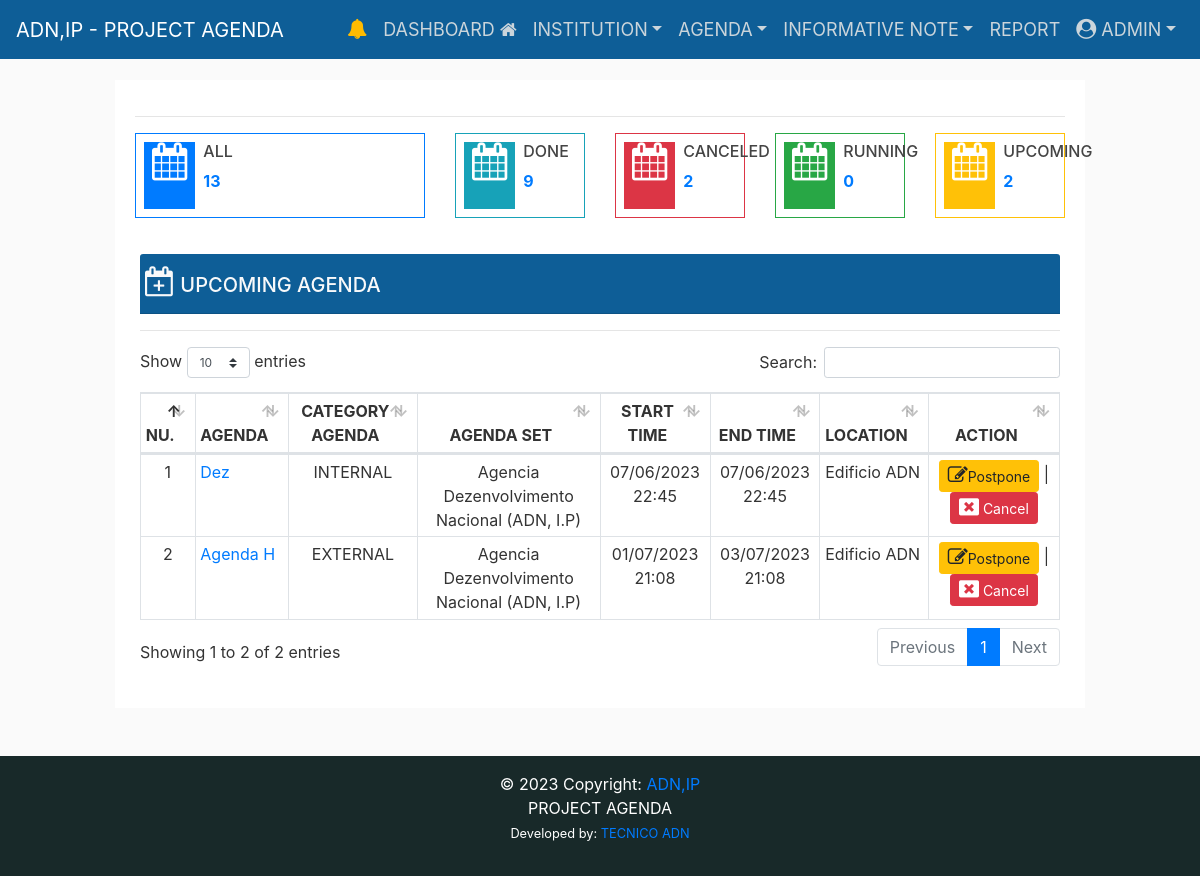
The app's page /upcoming-agenda/ (signed in) with its own data.
### eventapps/authentication/models.py (models this page shows)
class User(AbstractUser):
    is_dei = models.BooleanField(default=False, verbose_name='Director')
    is_adj = models.BooleanField(default=False, verbose_name='Adjunto')
    is_uga = models.BooleanField(default=False, verbose_name='UGA')
    is_uap = models.BooleanField(default=False, verbose_name='UAP')
    is_ucvq = models.BooleanField(default=False, verbose_name='UCVQ')
    is_uedc = models.BooleanField(default=False, verbose_name='UEDC')
    is_secretary = models.BooleanField(
        default=False, verbose_name='SECRETARY')
    is_media = models.BooleanField(default=False, verbose_name='MEDIA')

### eventapps/event/models.py (models this page shows, shortened)
class Agenda(models.Model):
    user = models.ForeignKey(
        User, on_delete=models.CASCADE, related_name="agenda")
    title = models.CharField(
        max_length=255, unique=True, verbose_name='Agenda')
    title_slug = models.SlugField(
        max_length=255, null=False, unique=True, verbose_name='Title-Slug')
    catagenda = models.ForeignKey(
        CatAgenda, on_delete=models.CASCADE, related_name="agenda", verbose_name="Category Agenda")
    institution = models.ForeignKey(
        Institution, on_delete=models.CASCADE, related_name="agenda", verbose_name="Institution")
    start_time = models.DateTimeField()
    end_time = models.DateTimeField()
    location = models.CharField(max_length=255, null=False, blank=True)
    observation = models.TextField(null=False, blank=True)
    is_cancel = models.BooleanField(default=False)
    is_active = models.BooleanField(default=True)
    STATUS = (
        ('Pending', 'Pending'),
        ('Read', 'Read'),
    )
    status = models.CharField(max_length=20, choices=STATUS)
    created_at = models.DateTimeField(auto_now_add=True)
    updated_at = models.DateTimeField(auto_now=True)
    class Meta:
        verbose_name_plural = ("Agenda")
        ordering = ('-start_time', )

class CatAgenda(models.Model):
    name_category = models.CharField(
        max_length=200, unique=True, verbose_name='Category Agenda')
    name_category_slug = models.CharField(
        max_length=255, null=True, unique=True, verbose_name='Category Agenda Slug')
    class Meta:
        verbose_name_plural = ("Category Agenda")
    def __str__(self):
        return str(self.name_category)

### eventapps/institute/models.py (models this page shows)
class Institution(models.Model):
    name_institution = models.CharField(
        max_length=255, null=True, verbose_name="Institution Name:")
    class Meta:
        verbose_name_plural = ("Institution Invited")
    def __str__(self):
        return str(self.name_institution)

### eventapps/event/views.py (the view)
# urls.py: path('upcoming-agenda/', views.upcomingAgenda_list,
@login_required(login_url="/login/")
def upcomingAgenda_list(request):
    context = {
    }
    return render(request, 'event/upcoming_agenda.html', context)

### eventapps/templates/event/upcoming_agenda.html (shortened to what this page needs)
{% extends "layouts/base.html" %}
{% load static %}
{% block content %}
<div class="row d-flex justify-content-center ">
  <div class="col-sm-12">
    <div class="border-info shadow-lg bg-white">
      <div class="card-body">
        <hr />
        <div class="row">
          <div class="col-md-6 col-lg-4">
            <div class="widget-small border border-primary d-flex justify-content-left p-2">
              <i class="icon fa fa fa-calendar fa-2x pl-2 pr-2 bg-primary"
                style="font-size:38px;color:rgb(255, 255, 255)"></i>
              <div class="pl-2">
                <a href="{%url 'completedAgenda_list' %}">
                  <h6>ALL</h6>
                  <p><b>{{ agenda_count }}</b></p>
                </a>
              </div>
            </div>
          </div>
          <div class="col-md-6 col-lg-2">
            <div class="widget-small border border-info d-flex justify-content-left p-2">
              <i class="icon fa fa fa-calendar fa-2x pl-2 pr-2 bg-info"
                style="font-size:38px;color:rgb(255, 255, 255)"></i>
              <div class="pl-2">
                <a href="{%url 'concludedAgenda_list' %}">
                  <h6>DONE</h6>
                  <p><b>{{ concluded_agenda_count }}</b></p>
                </a>
              </div>
            </div>
          </div>
          <div class="col-md-6 col-lg-2">
            <div class="widget-small border border-danger d-flex justify-content-left p-2">
              <i class="icon fa fa fa-calendar fa-2x pl-2 pr-2 bg-danger"
                style="font-size:38px;color:rgb(255, 255, 255)"></i>
              <div class="pl-2">
                <a href="{%url 'canceledAgenda_list' %}">
                  <h6>CANCELED</h6>
                  <p><b>{{ canceled_agenda_count}}</b></p>
                </a>
              </div>
            </div>
          </div>
          <div class="col-md-6 col-lg-2">
            <div class="widget-small border border-success d-flex justify-content-left p-2">
              <i class="icon fa fa-calendar fa-2x pl-2 pr-2 bg-success "
                style="font-size:38px;color:rgb(255, 255, 255)"></i>
              <div class="pl-2">
                <a href="{%url 'runningAgenda_list' %}">
                  <h6>RUNNING</h6>
                  <p><b>{{ running_agenda_count }}</b></p>
                </a>
              </div>
            </div>
          </div>
          <div class="col-md-6 col-lg-2">
            <div class="widget-small border border-warning d-flex justify-content-left p-2">
              <i class="icon fa fa-calendar fa-2x pl-2 pr-2 bg-warning "
                style="font-size:38px;color:rgb(255, 255, 255)"></i>
              <div class="pl-2">
                <a href="{%url 'upcomingAgenda_list' %}">
                  <h6>UPCOMING</h6>
                  <p><b>{{ upcoming_agenda_count }}</b></p>
                </a>
              </div>
            </div>
          </div>
          <div class="col-md-12 pt-3">
            <div class="row">
              <div class="card-body">
                <div class="card-header bg-card pb-2 d-flex justify-content-between">
                  <div class="row flex-row">
                    <h5 class="text-light"> <i class="fa fa-calendar-plus-o" style="font-size:30px"></i> UPCOMING AGENDA
                    </h5>
                  </div>
                </div>
                <hr>
                <section id='no-more-tables'>
                  <table class="table table-bordered table-sm" id="example" width="100%" cellspacing="0">
                    <thead>
                      <tr>
                        <th class="text-center">NU.</th>
                        <th>AGENDA</th>
                        <th class="text-center">CATEGORY AGENDA</th>
                        <th class="text-center">AGENDA SET</th>
                        <th class="text-center">START TIME</th>
                        <th class="text-center">END TIME</th>
                        <th class="text-center">LOCATION</th>
                        {% if user.is_authenticated %}
                        {% if user.groups.all.0.name != "gp_cord" %}
                        <th class="text-center">ACTION</th>
                        {% endif %}
                        {% endif %}
                      </tr>
                    </thead>
                    <tbody>
                      {% for obj in upcoming_agenda %}
                      <tr>
                        <td class="text-center">{{ forloop.counter }}</td>
                        <td data-title="Title">
                          <a href="{% url 'upcomingAgenda_list_detail' title_slug=obj.title_slug %}" class="float-left">
                            {{obj.title }}</a>
                        </td>
                        <td style="text-align:center;">{{obj.catagenda}}</td>
                        <td style="text-align:center;">{{obj.institution}}</td>
                        <td style="text-align:center;">{{obj.start_time|date:"d/m/Y G:i" }}</td>
                        <td style="text-align:center;">{{ obj.end_time|date:"d/m/Y G:i" }}</td>
                        <td class="text-justify">{{ obj.location }} </td>
                        {% if user.is_authenticated %}
                        {% if user.groups.all.0.name != "gp_cord" %}
                        <td class="text-center">
                          <a href="{% url 'postponeAgenda_list' pk=obj.id %}" data-toggle="tooltip" title="Postpone"
                            class="btn btn-sm btn-warning"><i class='fa fa-edit' style='font-size:20px'></i>Postpone</a>
                          |
                          <a href="{% url 'upcomingAgenda_cancel' pk=obj.id %}" data-toggle="tooltip" title="Cancel"
                            class="btn btn-sm btn-danger" onclick="return confirm(' Are you ready to cancel?')"><i
                              class="fa fa-window-close" style='font-size:20px' aria-hidden="true"></i> Cancel</a>
                        </td>
                        {% endif %}
                        {% endif %}
                      </tr>
                      {% endfor %}
                    </tbody>
                  </table>
                </section>
              </div>
            </div>
          </div>
        </div>
      </div>
    </div>
  </div>
  {% endblock %}

### eventapps/templates/includes/navigation.html (shortened to what this page needs)
{% load static %}
<header class="site-header fixed-top">
    <nav class="navbar navbar-expand-md navbar-dark bg-card">
        <a class="navbar-brand ps-2" href="{%url 'home' %}">
            ADN,IP - PROJECT AGENDA </a>
        {% if user.is_authenticated %}
        <div class="collapse navbar-collapse" id="navbarsExampleDefault">
            <ul class="navbar-nav ml-auto">
                {% if pending_upcoming.count != 0 %}
                <li class="nav-item"><a class="nav-link" href="{% url 'upcomingAgenda_read' %}">
                        <i class='fa fa-bell' style='font-size:20px; color:rgb(255, 187, 0)'></i>
                        {% if pending_upcoming.count != 0 %}
                        <span class="ag">{{ pending_upcoming.count }}</span>
                        {% endif %}
                    </a>
                </li>
                {% else %}
                <li class="nav-item"><a class="nav-link" href="#">
                        <i class='fa fa-bell' style='font-size:20px; color:rgb(255, 187, 0)'></i>
                    </a>
                </li>
                {% endif %}
                <li class="nav-item"><a class="nav-link" href="{% url 'home' %}">DASHBOARD <i
                            class="fa fa-home"></i></a>
                </li>
                {% if user.groups.all.0.name == 'admin' %}
                <li class="nav-item dropdown">
                    <a class="nav-link dropdown-toggle" href="#" id="profile" data-toggle="dropdown"
                        aria-haspopup="true" aria-expanded="false">INSTITUTION</a>
                </li>
                <li class="nav-item dropdown">
                    <a class="nav-link dropdown-toggle" href="#" id="profile" data-toggle="dropdown"
                        aria-haspopup="true" aria-expanded="false">AGENDA</a>
                </li>
                <li class="nav-item dropdown">
                    <a class="nav-link dropdown-toggle" href="#" id="profile" data-toggle="dropdown"
                        aria-haspopup="true" aria-expanded="false">INFORMATIVE NOTE</a>
                </li>
                {% endif %}
                <li class="nav-item"><a class="nav-link" href="{% url 'report_agenda' %}">REPORT </a>
                </li>
                <li class="nav-item dropdown">
                    <a class="nav-link dropdown-toggle" href="#" id="profile" data-toggle="dropdown"
                        aria-haspopup="true" aria-expanded="false"> <i class='fa fa-user-circle'
                            style='font-size:20px'></i> {{ request.user.username|upper }}</a>
                </li>
            </ul>
        </div>
        {% endif %}
    </nav>
</header>

### eventapps/static/main/css/main.css (style rules this page uses)
body { background: #fafafa; color: #333333; margin-top: 5rem; }
h1, h2, h3, h4, h5, h6 { color: #444444; }
.bg-card { background-color: #0e5e97; color: white; font-size: large; }
.site-header .navbar-nav { color: #cbd5db; }
.site-header .navbar-nav .nav-link { color: #cbd5db; padding-right: .5rem !important; padding-left: .5rem !important; }

### records on screen
User: user.username "ADMIN"
Agenda: title "Dez", catagenda "INTERNAL", institution "Agencia Dezenvolvimento Nacional (ADN, I.P)", start_time "07/06/2023 22:45", end_time "07/06/2023 22:45", location "Edificio ADN"
Agenda: title "Agenda H", catagenda "EXTERNAL", institution "Agencia Dezenvolvimento Nacional (ADN, I.P)", start_time "01/07/2023 21:08", end_time "03/07/2023 21:08", location "Edificio ADN"

### other values on screen
{{ agenda_count }} "13"
{{ concluded_agenda_count }} "9"
{{ canceled_agenda_count }} "2"
{{ running_agenda_count }} "0"
{{ upcoming_agenda_count }} "2"
